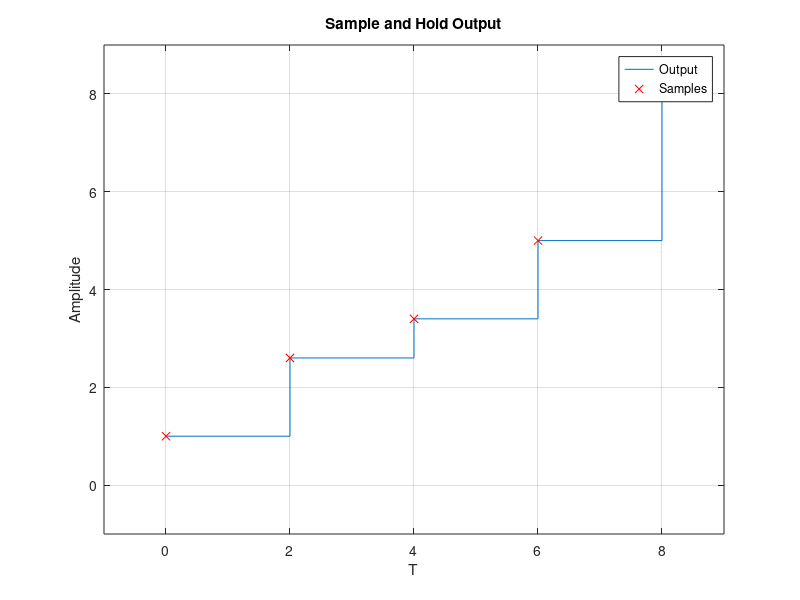

This chart was generated by the following MATLAB code:
format short, format compact
close all, clear, clc

samples = [1, 2.6, 3.4, 5, 8];
fs = 0.5;
t_s = 0:1/fs:8;
t = linspace(0, (length(samples)-1)/fs, length(samples));

figure(1)
stairs(t_s(1:length(samples)), samples); 
hold on;
plot(t, samples, 'rx');  
legend('Output', 'Samples');
xlim([-1 9]);
ylim([-1 9]);
xlabel('T');
ylabel('Amplitude');
title('Sample and Hold Output');
grid on;



%2
